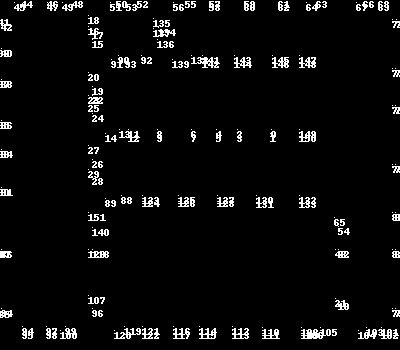
#> input picture carla/carla_starting_locations.png, 400 x 350 px
$ python generateOcclusionMap.py --inpath ../../carla --outpath out   (Python 2 division)   (older library calls are emulated)
#> lines starting #> are read from the running program, lines starting #| are printed output that depends on the picture
#> in main, gridmap is the input picture: shape (350, 400, 3); 4.7% white in thin lines or dots
"""
C++ Code from Sensor Fusion:
==============================================================================================================================
tResult cDOGMaClusteringFilter::computeFreespaceContour(dgm::DynamicGrid& dynamic_grid,
                                                        Clusters_t&   f_clusters)
{
    startClockAutoStop(__FUNCTION__);

    // get grid map size
    uint32_t num_cells_per_edge_ui = dynamic_grid.GetNumCellsPerEdge();
    const float num_cells_per_edge_half_f = (float)num_cells_per_edge_ui / 2.0f;

    double grid_cell_size = dynamic_grid.GetGridCellSize();
    const float grid_cell_size_inv_f = 1.0f / grid_cell_size;

    const float radial_res_meter_f = GetPropertyFloat(kFSRadialResolutionStr);
    const float radial_limit_meter_f = GetPropertyFloat(kFSRadialLimitStr);
    const float angular_res_degree_f = GetPropertyFloat(kFSAngularResolutionStr);
    const float angular_res_rad_f = angular_res_degree_f * M_PI / 180.0f;
    const float two_pi_f = 2.0f * M_PI;

    // check parameters
    if (angular_res_degree_f <= 0.0f) {
        LOG_WARN("angular resolution must be larger than zero! cannot compute freespace contour...");
        RETURN_ERROR(ERR_FAILED);
    }
    if (radial_res_meter_f <= 0.0f) {
        LOG_WARN("radial resolution must be larger than zero! cannot compute freespace contour...");
        RETURN_ERROR(ERR_FAILED);
    }
    if (radial_limit_meter_f <= 0.0f) {
        LOG_WARN("radial max distance must be larger than zero! cannot compute freespace contour...");
        RETURN_ERROR(ERR_FAILED);
    }

    Cluster_t freespace_cluster;
    freespace_cluster.valid_b = true;

    const float occ_thresh_f = GetPropertyFloat(kGridMapThresholdStr);

    // iterate over all angles (0-360 degree)
    for (float ang_f = 0.0f; ang_f < two_pi_f; ang_f += angular_res_rad_f) {

        // iterate over all radial distances within this angle
        for (float radial_dist_f = 0.0f; radial_dist_f < radial_limit_meter_f; radial_dist_f += radial_res_meter_f) {

            // compute cell coordinates in grid map
            const float x_f = radial_dist_f * cos(ang_f) * grid_cell_size_inv_f + num_cells_per_edge_half_f;
            const int x_i = std::max(0, std::min((int)num_cells_per_edge_ui-1, (int)x_f));
            const float y_f = radial_dist_f * sin(ang_f) * grid_cell_size_inv_f + num_cells_per_edge_half_f;
            const int y_i = std::max(0, std::min((int)num_cells_per_edge_ui-1, (int)y_f));
            const uint32_t grid_idx_ui = x_i + y_i * num_cells_per_edge_ui;

            // get occupancy
            const float occ_f = (dynamic_grid.isValid(grid_idx_ui))?
                (dynamic_grid.GetOccupancyMassDyn(grid_idx_ui)):(0);

            // last iteration in inner loop?
            const bool limit_reached_b = radial_dist_f > radial_limit_meter_f - 1.5f*radial_res_meter_f;

            if (occ_f > occ_thresh_f || limit_reached_b) {
                freespace_cluster.contour_indices_v.push_back(grid_idx_ui);

                // leave inner loop over radial distances
                radial_dist_f = radial_limit_meter_f;
            }
        }
    }

    f_clusters.push_back(freespace_cluster);

    RETURN_NOERROR;
}
"""
import os
import numpy as np
from glob import glob
from scipy.ndimage import imread
import scipy.misc
import math
import thread
import time
from argparse import ArgumentParser
from tqdm import tqdm


# Constants for calculation (if you need more precise data you can raise the resolution but it will take longer to calculate)
two_pi_f = 2 * math.pi
angular_res_rad_f = two_pi_f/900.0
radial_res_meter_f = 0.2
radial_limit_meter_f = 73
grid_cell_size = 0.4
grid_cell_size_inv_f = 1 / grid_cell_size
occ_thresh_f = 96

# Multithreading parameter
thread_number = 0
max_thread_number = 0

def createOcclusionMap(gridmap, save_path, max_occluded_steps=1):
    """
    Calculates occlusion map based on the given gridmap. The occlusion map will be saved as image to the given save path ( 1 - visible, 0 - occluded).
    ===========
    Parameters
    - gridmap: Gridmap as numpy array / image of shape [IMAGE_SIZE, IMAGE_SIZE]
    - save_path: Absolute file path where the gridmap should be saved. E.g. "/tmp/gridmap123.png"
    - max_occluded_steps: How many steps after the first detected occupancy begins the occlusion. For lower resolution take lower steps (has to be fine-tuned)
    """
#> called with max_occluded_steps = 1
    global thread_number
    global calculated_frames
    num_cells_per_edge_ui = gridmap.shape[0]
#> num_cells_per_edge_ui = 350
    num_cells_per_edge_half_f = gridmap.shape[0] / 2 - 1
#> num_cells_per_edge_half_f = 174

    occlusion_map = np.ones(gridmap.shape, dtype=np.float32)    # 0 - occluded, 1 - non occluded/visible
    start_time = time.time()

    # Angle array captures 0 to 360 degree in radians to simulate the lidar beams
    angle_array = np.arange(0,two_pi_f,angular_res_rad_f)
    # Radial array captures 0 to max distance of detection to iterate over the distance to the ego vehicle
    radial_array = np.arange(0, radial_limit_meter_f, radial_res_meter_f)
    # For performance: repeat both arrays up to the shape of the other one to do faster matrix operations
    angle_array = np.stack([angle_array]*radial_array.shape[0], axis=1)
    radial_array = np.stack([radial_array]*angle_array.shape[0], axis=0)

    # x,y grid contains all x,y-Coordinates which correlate to the given angle and radius
    xy_grid = np.empty((angle_array.shape[0], radial_array.shape[1], 2), dtype=int)
    xy_grid[:,:,0] = grid_cell_size_inv_f * np.multiply(np.cos(angle_array), radial_array) + num_cells_per_edge_half_f # 0 - x
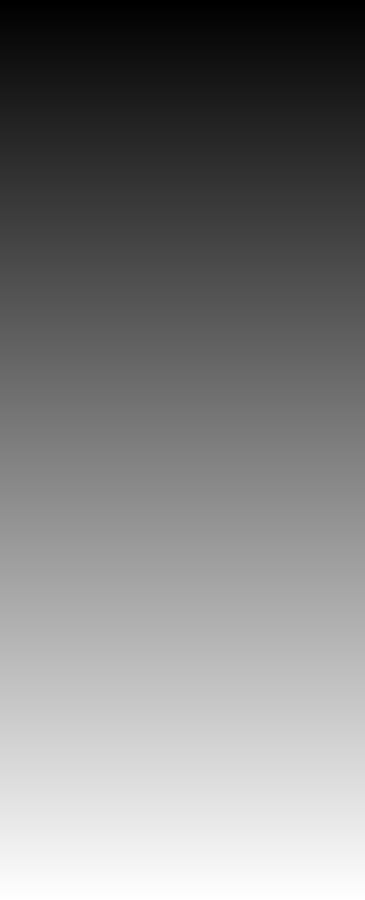
#> angle_array: shape (900, 365) float64; min 0, max 6.28, mean 3.14; drawn with min black and max white
    xy_grid[:,:,1] = grid_cell_size_inv_f * np.multiply(np.sin(angle_array), radial_array) + num_cells_per_edge_half_f # 1 - y
    xy_grid = np.clip(xy_grid, 0, int(num_cells_per_edge_ui-1))

    occluded_steps = np.zeros((xy_grid.shape[0]), dtype=np.int32)
#> occluded_steps = 900 values from 0 to 0
    is_occluded_array = np.zeros((xy_grid.shape[0]), dtype=np.bool)
    occlusion_wo_occup = np.ones((xy_grid.shape[0]), dtype=np.bool)
    position_array = np.zeros((xy_grid.shape[0], 2), dtype=int)

    for radial_index in xrange(xy_grid.shape[1]):
        x_i = xy_grid[:, radial_index, 0]
        y_i = xy_grid[:, radial_index, 1]

        # occluded_steps += np.multiply(np.ones(occluded_steps.shape, dtype=np.int32), is_occluded_array)
        # occluded_steps = np.multiply(is_occluded_array, )
        occ_f = gridmap[y_i, x_i]
        is_occupied = (occ_f < occ_thresh_f)
        is_changed = is_occupied * (1 - is_occluded_array)
        position_array[:,0] = position_array[:,0] * (1 - is_changed) + x_i * (is_changed)
        position_array[:,1] = position_array[:,1] * (1 - is_changed) + y_i * (is_changed)
        is_occluded_array = is_occluded_array + is_occupied
        is_first_pixel = (np.absolute(position_array[:,0] - x_i) <= max_occluded_steps) * (np.absolute(position_array[:,1] - y_i) <= max_occluded_steps) * is_occupied
        # occlusion_wo_occup = (1 - is_occluded_array) + (is_occluded_array * occlusion_wo_occup * is_occupied)
        # occlusion_map[y_i, x_i] = occlusion_map[y_i, x_i] * (1 - (is_occluded_array * (1 - occlusion_wo_occup)))
        occlusion_map[y_i, x_i] = occlusion_map[y_i, x_i] * (1 - (is_occluded_array * (1 - is_first_pixel)))
#> occlusion_map: shape (350, 400, 3) float32; every value is 1


    """
    # Version with for-loops for better understanding
    # TODO: Customizing this loops to new version
    ====================================================================================================
    for angle_index in xrange(xy_grid.shape[0]):
        occluded_steps = 0
        occluded = False
        for radial_index in xrange(xy_grid.shape[1]):
            x_i = xy_grid[angle_index, radial_index, 0]
            y_i = xy_grid[angle_index, radial_index, 1]
            visited_map[y_i, x_i] += 1
            if occluded:
                occluded_steps += 1
                if occluded_steps >= 7:
                    occlusion_map[y_i, x_i] = 0
            else:
                occ_f = gridmap[y_i, x_i]
                if(occ_f < occ_thresh_f):
                    occluded = True
    """
    scipy.misc.toimage(occlusion_map).save(save_path)
    thread_number -= 1
    calculated_frames += 1

def main(in_path, out_path, overwrite, image_size, max_occluded_steps):
    global thread_number
    global max_thread_number
    global calculated_frames
    # Directories where to load the occupancy images from and where to save the occlusions
    FILE_DIRECTORY = in_path
    SAVE_DIRECTORY = out_path
    # Image size of occupancy map. Occlusion images will be the same size
    IMAGE_SIZE = image_size
    OVERWRITE_FILES = overwrite

    file_list = sorted(glob(os.path.join(FILE_DIRECTORY,'*')), reverse=False)   # If process should start with last image set reverse=True
    if not os.path.exists(SAVE_DIRECTORY):
        os.makedirs(SAVE_DIRECTORY)

    file_number = 0
    calculated_frames = 0
    start_time = time.time()

    for frame_path in tqdm(file_list):
        file_number += 1
        # Prepare image and paths for calculation
        gridmap = imread(frame_path)
        frame_name = frame_path.split("/",-1)[-1]
        save_frame_name = frame_name.split(".",-1)[0]+"_occlusion.pgm"
        save_path = os.path.join(SAVE_DIRECTORY, save_frame_name)

        # If occlusion map already exists => Skip it
        if OVERWRITE_FILES or not os.path.isfile(save_path):
            # If not maximum number of threads are started => start new one with function "createOcclusionMap"
            if thread_number < max_thread_number:
                print "Start thread "+str(thread_number)
                thread_number += 1
                thread.start_new_thread(createOcclusionMap,(gridmap, save_path, max_occluded_steps, ))
            else:
                # Main thread also executes the function
                thread_number += 1
                createOcclusionMap(gridmap, save_path, max_occluded_steps)
                # Predict time for further calculation until all files are processed
                pred_calc_time = (len(file_list)-file_number)*(time.time()-start_time)*1.0/calculated_frames
                # Output to terminal
                """
				if file_number % 100 == 0:
                    if calculated_frames > 100:
                        CURSOR_UP_ONE = '\x1b[1A'
                        ERASE_LINE = '\x1b[2K'
                        print ""+(CURSOR_UP_ONE + ERASE_LINE) * 4 + CURSOR_UP_ONE
                    print "File "+str(file_number).zfill(5)+": "+frame_path
                    print "#"*100
                    print "Predicted calculation time: "+str(int(pred_calc_time / 3600.0))+"h "+str(int(pred_calc_time / 60.0) % 60)+"min "+str(int(pred_calc_time) % 60)+" sec"
                    print "#"*100
				"""
        else:
            if file_number % 100 == 1:
                # print "Skip "+frame_path+" (File number "+str(file_number)+")"
                start_time = time.time()

def str2bool(v):
    if v.lower() in ('yes', 'true', 't', 'y', '1'):
        return True
    elif v.lower() in ('no', 'false', 'f', 'n', '0'):
        return False
    else:
        raise argparse.ArgumentTypeError('Boolean value expected.')

if __name__ == "__main__":
    parser = ArgumentParser()
    parser.add_argument("--inpath", type=str, dest="in_path",
                            required=True, help="Path to directory of velocity images")
    parser.add_argument("--outpath", type=str, dest="out_path",
                            required=True, help="Path to directory where the masks should be saved")
    parser.add_argument("--overwrite", type=str2bool, dest="overwrite",
                            default=False, help="Path to directory where the masks should be saved")
    parser.add_argument("--imsize", type=int, dest="image_size",
                            default=128, help="Size of the images used in here")
    parser.add_argument("--occsteps", type=int, dest="max_occluded_steps",
                            default=1, help="How many steps/pixels after the first detected occupancy the occlusion should start")

    args = parser.parse_args()
#> (the run stopped early here; a loop or call above may not have finished)
